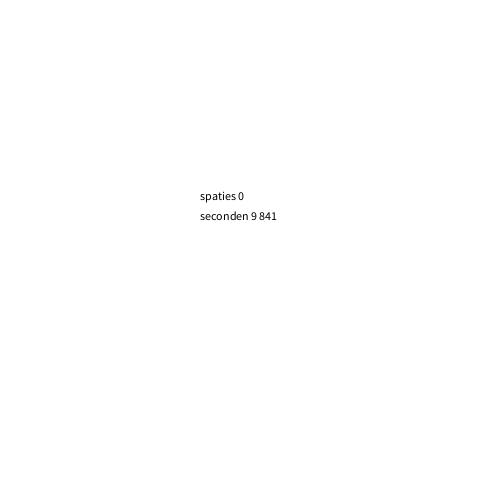
Frame 1 (no input)
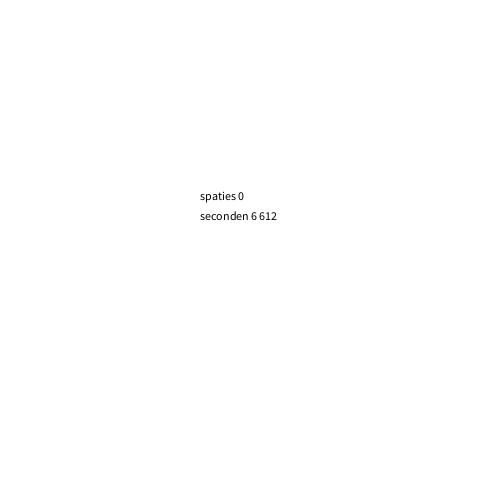
Frame 60 (the mouse pressed at the canvas centre just before this capture)
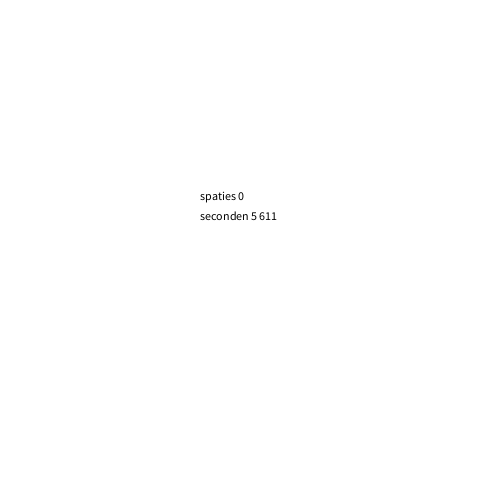
Frame 120 (the mouse held since frame 60 and released just before this capture)

The Processing sketch that drew these frames (run headless with seeded random() and noise(); from frame 60 on, the mouse is pressed at the canvas centre):

// Processing sketch: H12_opd_2
// ── H12_opd_2.pde
int seconden; 
int aantalSpaties = 0;
int millisLeft;
int leftAmount;
boolean racing = true;


void setup(){
  size (500,500);
}

void draw(){
  background(255,255,255);
  
  seconden = millis()/1000;
  leftAmount = 9 - seconden;
  millisLeft = 1000 - (millis()%1000);
 
  if(!racing){
    leftAmount = 0;
    millisLeft = 0;
  }
  
  if(seconden >= 10){
    racing = false;
   }
     fill(0,0,0);
   text("spaties " + aantalSpaties, 200,200);
   text("seconden " + leftAmount + " " + nf(millisLeft, 3), 200,220);
}

void keyReleased(){
  if(keyCode == 32 && racing){
    aantalSpaties++;
  }
}
